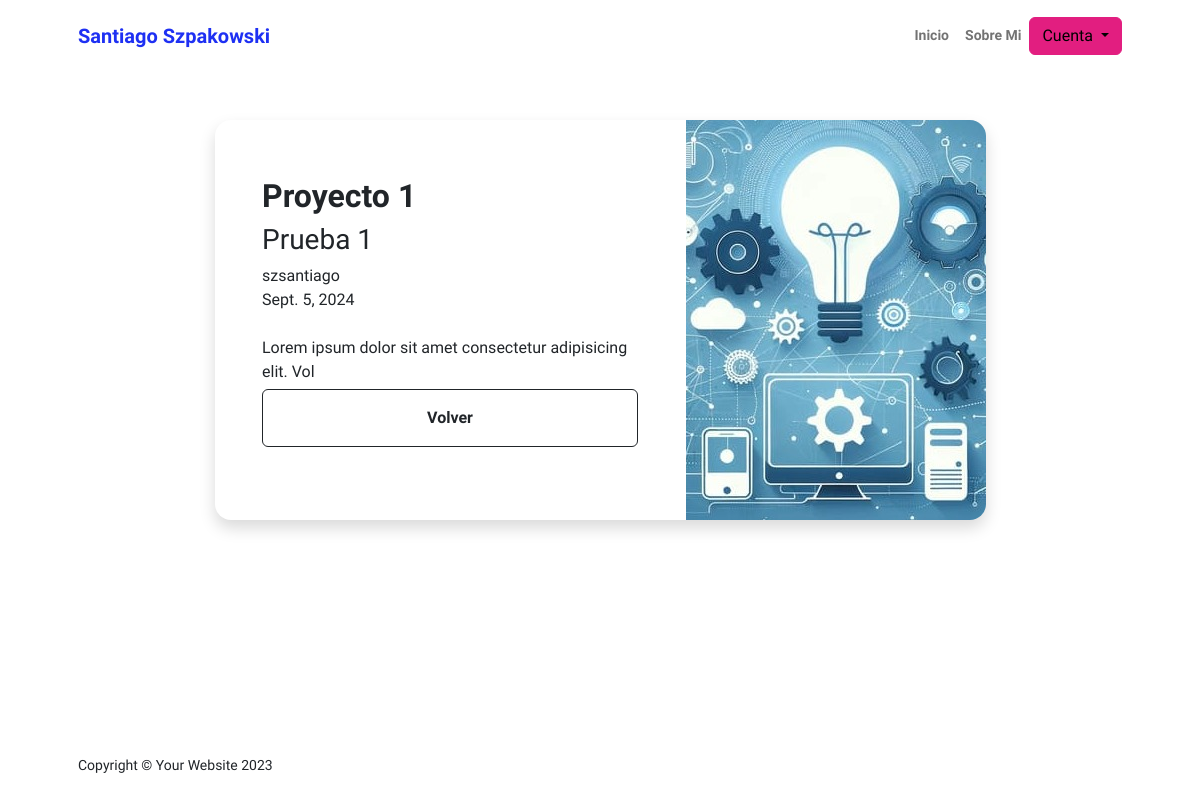
The page /page/2/ on the database its author committed.
### AppPrincipal/models.py (models this page shows, shortened)
class Proyecto (models.Model):
    titulo = models.CharField(max_length=40)
    subtitulo = models.CharField(max_length=40)
    descripcion = models.CharField(max_length=2000)
    fecha = models.DateField()
    imagen = models.ForeignKey('ImagenProyecto', on_delete=models.SET_NULL, null=True, blank=True, related_name='proyectos')
    autor = models.ForeignKey(Usuario, on_delete=models.CASCADE)

class ImagenProyecto(models.Model):
    imagen = models.ImageField(upload_to='imagen', null=True, blank=True)

### AppPrincipal/views.py (the view)
# urls.py: path('page/<int:id>/', views.ProyectoSeleccionadoDetailView.as_view(), name='detalleProyecto'),
class ProyectoSeleccionadoDetailView(DetailView):
    model = Proyecto
    template_name = 'appprincipal/page.html'
    context_object_name = 'proyecto'
    pk_url_kwarg = 'id'

### AppPrincipal/templates/appprincipal/page.html (shortened to what this page needs)
{% extends "appprincipal/index.html" %}
{% load static %}
    {% block contenidoQueCambia %}
    <section class="py-5">
        <div class="container px-5 mb-5">
            <div class="row gx-5 justify-content-center">
                <div class="col-lg-11 col-xl-9 col-xxl-8">
                    {%if proyecto%}
                    <div class="card overflow-hidden shadow rounded-4 border-0 mb-5">
                        <div class="card-body p-0">
                            <div class="d-flex align-items-center justify-content-center">
                                <div class="p-5">
                                    <h2 class="fw-bolder">{{proyecto.titulo}}</h2>
                                    <h3>{{proyecto.subtitulo}}</h3>
                                    <p>
                                        {{proyecto.autor}}<br>
                                        {{proyecto.fecha}}<br><br>
                                        {{proyecto.descripcion}}<br>
                                        <a class="btn btn-outline-dark btn-m px-5 py-3 fs-6 fw-bolder"
                                            style="width: 23.5rem; margin-top: 5px" href="{%url 'proyectos'%}">Volver</a>
                                    </p>
                                </div>
                                <img class="img-fluid" src="{{proyecto.imagen.imagen.url}}" alt="">
                            </div>
                        </div>
                    </div>
                    {%else%}
                    <p>No hay proyectos</p>
                    {%endif%}
                </div>
            </div>
        </div>
    </section>
    {% endblock %}

### rows shown on the page
Proyecto: titulo "Proyecto 1", subtitulo "Prueba 1", autor "szsantiago", fecha "Sept. 5, 2024", descripcion "Lorem ipsum dolor sit amet consectetur adipisicing elit. Vol", imagen.imagen (picture)
